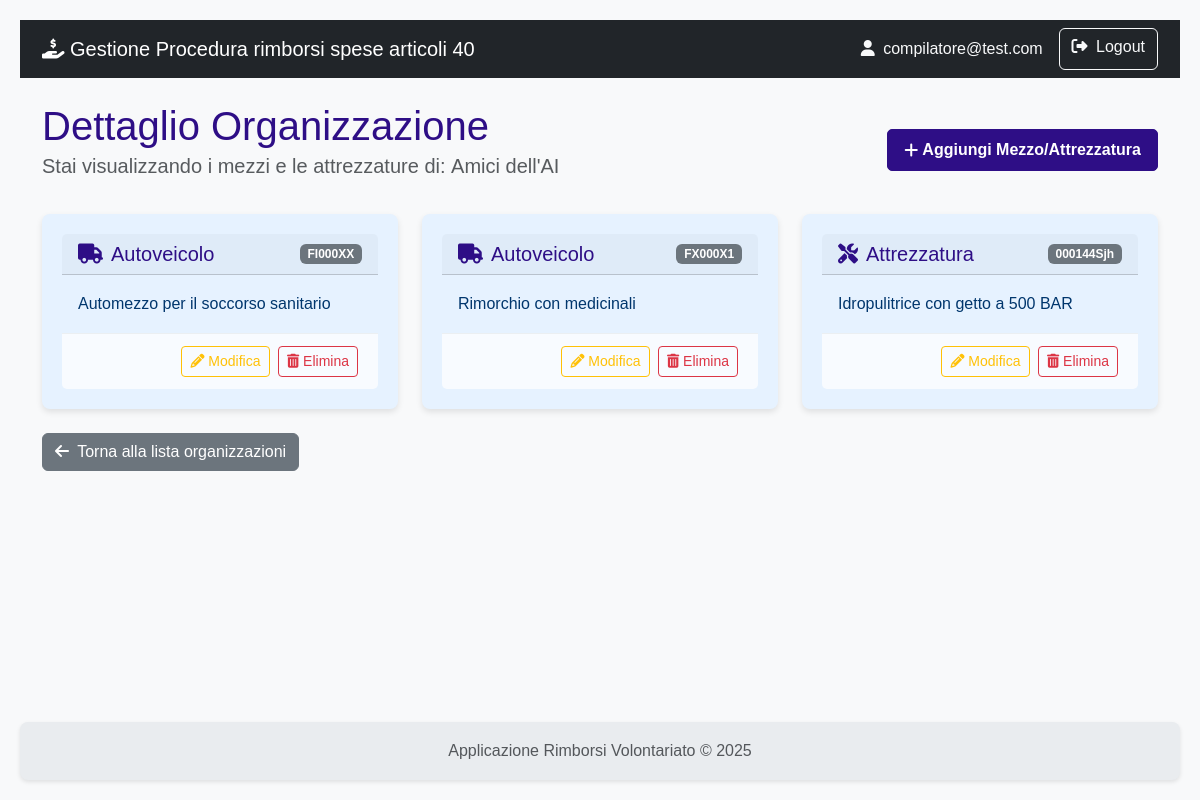
Page /anagrafica/organizzazioni/4/mezzi (signed in) on the earlier database version.
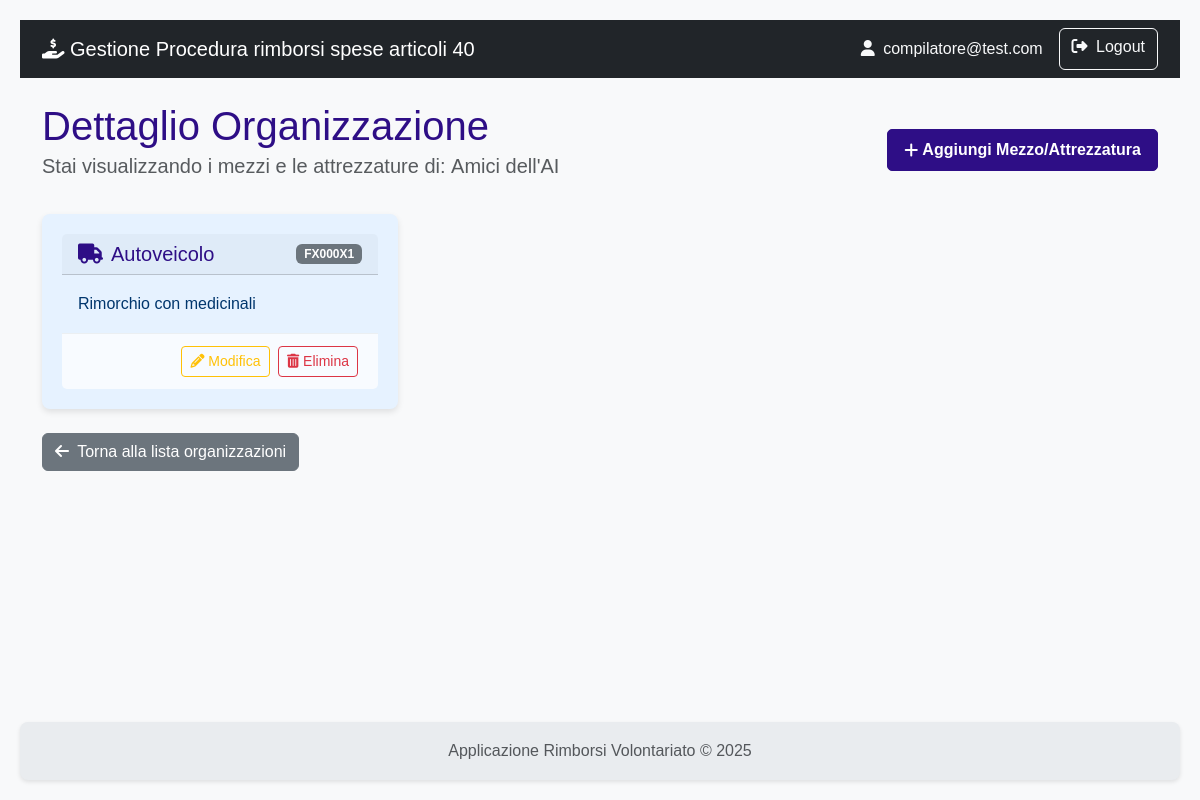
Same page on the later database version.
### rimborsi/models.py (models this page shows)
class MezzoAttrezzatura(db.Model):
    id = db.Column(db.Integer, primary_key=True)
    tipologia = db.Column(db.String(1), nullable=False)
    targa_inventario = db.Column(db.String(50), unique=True, nullable=False)
    descrizione = db.Column(db.String(200))
    organizzazione_id = db.Column(db.Integer, db.ForeignKey('organizzazione.id'), nullable=False)

### rimborsi/anagrafica/routes.py (the view)
@anagrafica_bp.route('/organizzazioni/<int:org_id>/mezzi')
@login_required
def lista_mezzi(org_id):
    organizzazione = Organizzazione.query.get_or_404(org_id)
    return render_template('anagrafica/lista_mezzi.html', organizzazione=organizzazione)

### rimborsi/templates/anagrafica/lista_mezzi.html (shortened to what this page needs)
{% extends 'base.html' %}
{% block content %}
    <div class="d-flex justify-content-between align-items-center mb-3">
        <div>
            <h1 class="mb-0">Dettaglio Organizzazione</h1>
            <p class="lead text-muted">Stai visualizzando i mezzi e le attrezzature di: <strong>{{ organizzazione.nome }}</strong></p>
        </div>
        <a href="{{ url_for('anagrafica.crea_mezzo', org_id=organizzazione.id) }}" class="btn btn-primary">
            <i class="fas fa-plus me-1"></i> Aggiungi Mezzo/Attrezzatura
        </a>
    </div>
    <div class="row row-cols-1 row-cols-md-2 row-cols-lg-3 g-4">
        {% for mezzo in organizzazione.mezzi %}
        <div class="col">
            <div class="card h-100 shadow-sm">
                <div class="card-header d-flex justify-content-between align-items-center">
                    <h5 class="mb-0">
                        {% if mezzo.tipologia == 'M' %}
                            <i class="fas fa-truck me-2"></i>Autoveicolo
                        {% else %}
                            <i class="fas fa-tools me-2"></i>Attrezzatura
                        {% endif %}
                    </h5>
                    <span class="badge bg-secondary">{{ mezzo.targa_inventario }}</span>
                </div>
                <div class="card-body">
                    <p class="card-text">{{ mezzo.descrizione or 'Nessuna descrizione fornita.' }}</p>
                </div>
                <div class="card-footer text-end">
                    <a href="{{ url_for('anagrafica.modifica_mezzo', mezzo_id=mezzo.id) }}" class="btn btn-outline-warning btn-sm" title="Modifica">
                        <i class="fas fa-pencil-alt"></i> Modifica
                    </a>
                    <form action="{{ url_for('anagrafica.cancella_mezzo', mezzo_id=mezzo.id) }}" method="POST" class="d-inline ms-1">
                        <button type="submit" class="btn btn-outline-danger btn-sm" onclick="return confirm('Sei sicuro di voler eliminare questo elemento?');" title="Elimina">
                            <i class="fas fa-trash-alt"></i> Elimina
                        </button>
                    </form>
                </div>
            </div>
        </div>
        {% else %}
        <div class="col-12">
            <div class="alert alert-info text-center" role="alert">
                Nessun mezzo o attrezzatura trovata per questa organizzazione.
            </div>
        </div>
        {% endfor %}
    </div>
    <div class="mt-4">
        <a href="{{ url_for('anagrafica.lista_organizzazioni') }}" class="btn btn-secondary">
            <i class="fas fa-arrow-left me-1"></i> Torna alla lista organizzazioni
        </a>
    </div>
{% endblock %}

Differences in the rows shown:
removed MezzoAttrezzatura: tipologia "M" (drawn), targa_inventario "FI000XX", descrizione "Automezzo per il soccorso sanitario"
removed MezzoAttrezzatura: tipologia "A" (drawn), targa_inventario "000144Sjh", descrizione "Idropulitrice con getto a 500 BAR"
